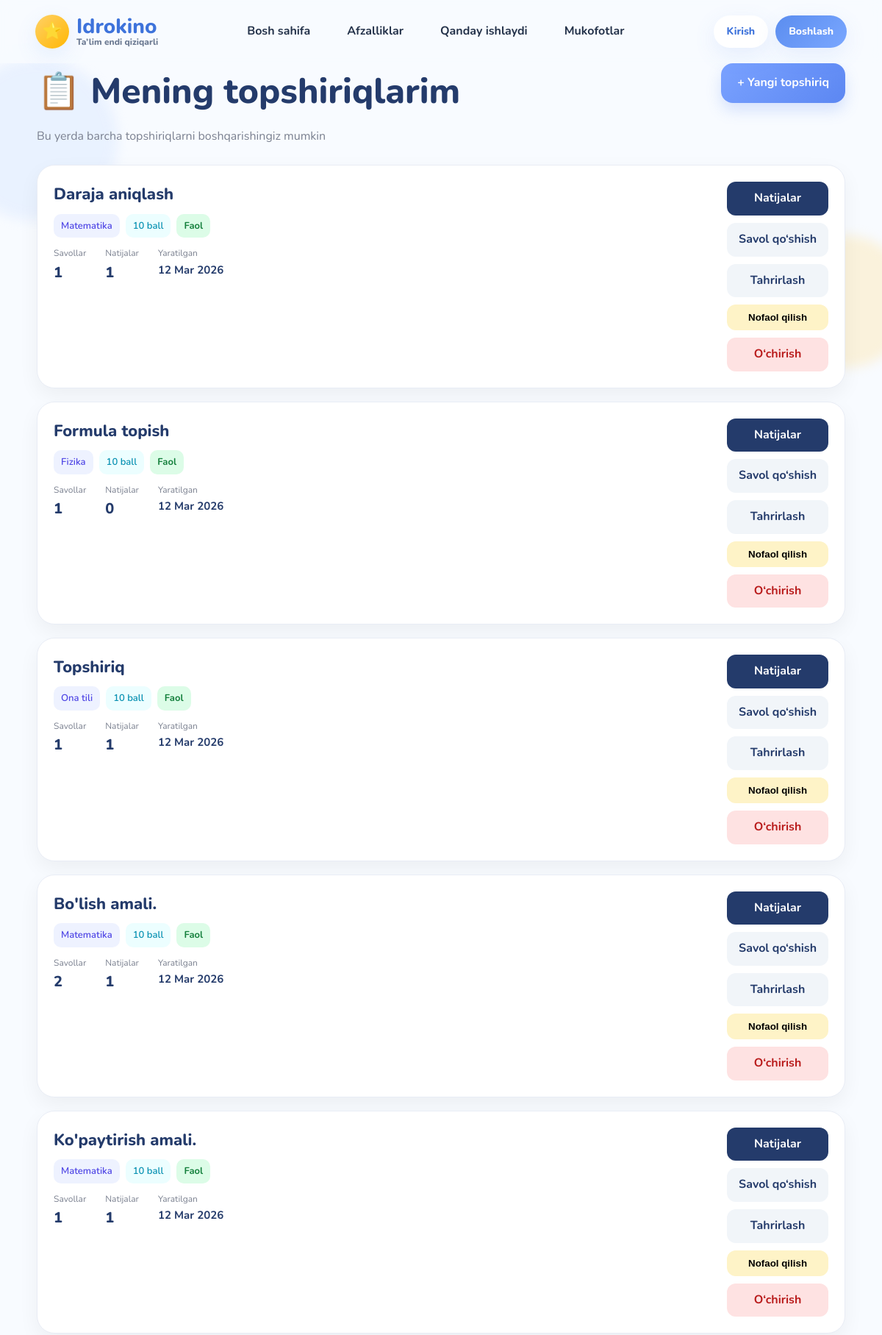
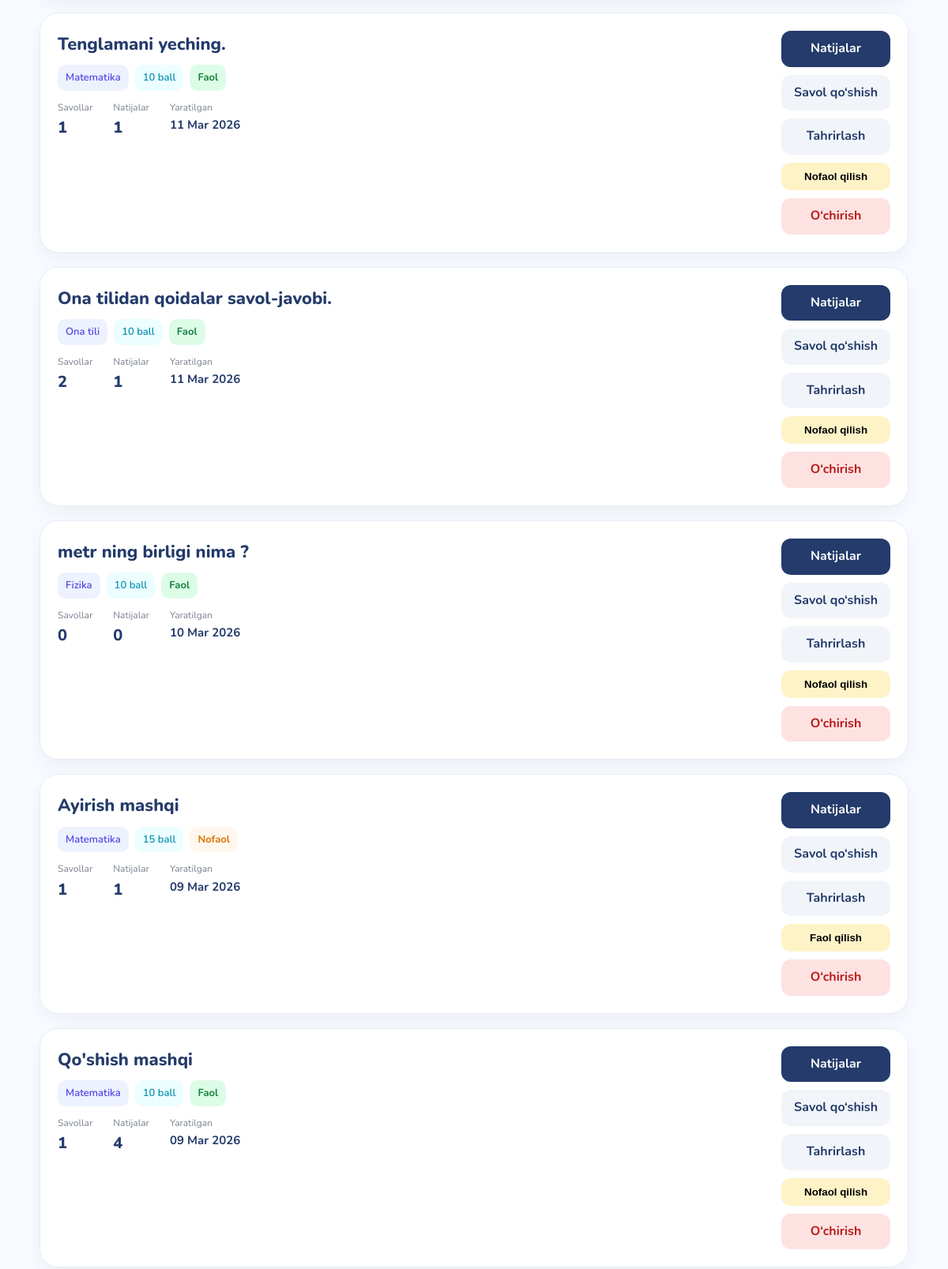
The page /teacher/assignments/ (signed in, upper part) on the database its author committed (2 pictures, top to bottom).
### academics/models.py (models this page shows, shortened)
class Assignment(models.Model):
    subject = models.ForeignKey(
        Subject,
        on_delete=models.CASCADE,
        related_name="assignments"
    )
    title = models.CharField(max_length=200)
    description = models.TextField(blank=True)
    points = models.IntegerField(default=10)
    created_at = models.DateTimeField(auto_now_add=True)
    is_active = models.BooleanField(default=True)

class Subject(models.Model):
    title = models.CharField(max_length=100)
    class_group = models.ForeignKey(
        ClassGroup,
        on_delete=models.CASCADE,
        related_name="subjects"
    )
    teacher = models.ForeignKey(
        User,
        on_delete=models.CASCADE,
        limit_choices_to={'role': 'teacher'},
        related_name="subjects"
    )
    image = models.ImageField(upload_to="subjects/", blank=True, null=True)

### teachers/views.py (the view)
    def wrapper(request, *args, **kwargs):
        if not request.user.is_authenticated:
            return redirect("login")
        if request.user.role != "teacher":
            return HttpResponseForbidden("Bu sahifa faqat o‘qituvchilar uchun.")
        return view_func(request, *args, **kwargs)

### teachers/views.py (called while the page is built)
def teacher_required(view_func):
    def wrapper(request, *args, **kwargs):
        if not request.user.is_authenticated:
            return redirect("login")
        if request.user.role != "teacher":
            return HttpResponseForbidden("Bu sahifa faqat o‘qituvchilar uchun.")
        return view_func(request, *args, **kwargs)
    return wrapper

@login_required
@teacher_required
def teacher_assignments(request):
    assignments = Assignment.objects.filter(
        subject__teacher=request.user
    ).select_related("subject").order_by("-created_at")
    context = {
        "assignments": assignments,
    }
    return render(request, "teachers/assignments_list.html", context)

### templates/teachers/assignments_list.html (shortened to what this page needs)
{% extends 'base/base.html' %}
{% block content %}
<div style="max-width:1100px; margin:0 auto; padding-bottom:40px;">
    <div style="display:flex; justify-content:space-between; align-items:flex-start; gap:20px; margin-bottom:26px; flex-wrap:wrap;">
        <div>
            <h1 style="font-size:48px; margin:0; font-weight:800; color:#243b6b;">
                📋 Mening topshiriqlarim
            </h1>
            <p style="margin-top:10px; color:#7b8190; font-size:16px;">
                Bu yerda barcha topshiriqlarni boshqarishingiz mumkin
            </p>
        </div>
        <a href="{% url 'create_assignment' %}"
           style="
           background:linear-gradient(135deg,#7aa2ff,#5c87f2);
           color:white;
           padding:14px 22px;
           border-radius:16px;
           text-decoration:none;
           font-weight:700;
           box-shadow:0 10px 20px rgba(92,135,242,0.22);
           ">
            + Yangi topshiriq
        </a>
    </div>
    <div style="display:grid; gap:18px;">
        {% for assignment in assignments %}
        <div style="
            background:white;
            border-radius:24px;
            padding:22px;
            border:1px solid #e8ecf5;
            box-shadow:0 10px 28px rgba(0,0,0,0.05);
            transition:0.25s;
        "
        onmouseover="this.style.transform='translateY(-3px)'"
        onmouseout="this.style.transform='translateY(0)'"
        >
            <div style="display:flex; justify-content:space-between; gap:18px; flex-wrap:wrap;">
                <div style="flex:1; min-width:260px;">
                    <h2 style="margin:0 0 8px 0; font-size:22px; font-weight:800; color:#243b6b;">
                        {{ assignment.title }}
                    </h2>
                    <div style="display:flex; flex-wrap:wrap; gap:8px; margin-bottom:12px;">
                        <span style="
                            background:#eef2ff;
                            color:#4f46e5;
                            padding:6px 10px;
                            border-radius:10px;
                            font-size:13px;
                            font-weight:600;">
                            {{ assignment.subject.title }}
                        </span>
                        <span style="
                            background:#ecfeff;
                            color:#0891b2;
                            padding:6px 10px;
                            border-radius:10px;
                            font-size:13px;
                            font-weight:600;">
                            {{ assignment.points }} ball
                        </span>
                        {% if assignment.is_active %}
                        <span style="
                            background:#dcfce7;
                            color:#15803d;
                            padding:6px 10px;
                            border-radius:10px;
                            font-size:13px;
                            font-weight:700;">
                            Faol
                        </span>
                        {% else %}
                        <span style="
                            background:#fff7ed;
                            color:#d97706;
                            padding:6px 10px;
                            border-radius:10px;
                            font-size:13px;
                            font-weight:700;">
                            Nofaol
                        </span>
                        {% endif %}
                    </div>
                    <div style="display:flex; gap:26px; flex-wrap:wrap; margin-top:10px;">
                        <div>
                            <div style="font-size:12px; color:#7b8190;">Savollar</div>
                            <div style="font-size:20px; font-weight:800; color:#243b6b;">
                                {{ assignment.questions.count }}
                            </div>
                        </div>
                        <div>
                            <div style="font-size:12px; color:#7b8190;">Natijalar</div>
                            <div style="font-size:20px; font-weight:800; color:#243b6b;">
                                {{ assignment.submissions.count }}
                            </div>
                        </div>
                        <div>
                            <div style="font-size:12px; color:#7b8190;">Yaratilgan</div>
                            <div style="font-size:15px; font-weight:700; color:#243b6b;">
                                {{ assignment.created_at|date:"d M Y" }}
                            </div>
                        </div>
                    </div>
                </div>
                <div style="display:flex; flex-direction:column; gap:10px;">
                    <a href="{% url 'assignment_submissions' assignment.id %}"
                       style="
                       background:#243b6b;
                       color:white;
                       padding:10px 16px;
                       border-radius:12px;
                       text-decoration:none;
                       font-weight:700;
                       text-align:center;
                       ">
                        Natijalar
                    </a>
                    <a href="{% url 'add_question' assignment.id %}"
                       style="
                       background:#f1f5f9;
                       padding:10px 16px;
                       border-radius:12px;
                       text-decoration:none;
                       font-weight:700;
                       color:#243b6b;
                       text-align:center;
                       ">
                        Savol qo‘shish
                    </a>
                    <a href="{% url 'assignment_edit' assignment.id %}"
                       style="
                       background:#f1f5f9;
                       padding:10px 16px;
                       border-radius:12px;
                       text-decoration:none;
                       font-weight:700;
                       color:#243b6b;
                       text-align:center;
                       ">
                        Tahrirlash
                    </a>
                    <form method="post" action="{% url 'assignment_toggle_active' assignment.id %}">
                        <button type="submit"
                                style="
                                width:100%;
                                border:none;
                                background:#fef3c7;
                                padding:10px;
                                border-radius:12px;
                                font-weight:700;
                                cursor:pointer;
                                ">
                            {% if assignment.is_active %}
                                Nofaol qilish
                            {% else %}
                                Faol qilish
                            {% endif %}
                        </button>
                    </form>
                    <a href="{% url 'assignment_delete' assignment.id %}"
                       style="
                       background:#fee2e2;
                       color:#b91c1c;
                       padding:10px;
                       border-radius:12px;
                       text-decoration:none;
                       font-weight:700;
                       text-align:center;
                       ">
                        O‘chirish
                    </a>
                </div>
            </div>
        </div>
        {% endfor %}
    </div>
</div>
{% endblock %}

### static/css/global.css (style rules this page uses)
:root { --primary: #5B8DEF; --primary-dark: #3E73DB; --secondary: #FFD166; --pink: #FF8FB1; --green: #7BD88F; --purple: #B799FF; --bg: #F8FBFF; --card: #FFFFFF; --text: #24324A; --muted: #6C7A92; --shadow: 0 10px 30px rgba(91, 141, 239, 0.12); --radius-xl: 28px; --radius-lg: 20px; --radius-md: 14px; }
* { margin: 0; padding: 0; box-sizing: border-box; }
body { font-family: 'Nunito', sans-serif; background: var(--bg); color: var(--text); line-height: 1.6; position: relative; overflow-x: hidden; }
a { text-decoration: none; color: inherit; }
html { scroll-behavior: smooth; }

### rows shown on the page
Assignment: title "Daraja aniqlash", subject "Matematika", points "10", is_active "Faol", questions.count "1", submissions.count "1", created_at "12 Mar 2026"
Assignment: title "Formula topish", subject "Fizika", points "10", is_active "Faol", questions.count "1", submissions.count "0", created_at "12 Mar 2026"
Assignment: title "Topshiriq", subject "Ona tili", points "10", is_active "Faol", questions.count "1", submissions.count "1", created_at "12 Mar 2026"
Assignment: title "Bo'lish amali.", subject "Matematika", points "10", is_active "Faol", questions.count "2", submissions.count "1", created_at "12 Mar 2026"
Assignment: title "Ko'paytirish amali.", subject "Matematika", points "10", is_active "Faol", questions.count "1", submissions.count "1", created_at "12 Mar 2026"
Assignment: title "Tenglamani yeching.", subject "Matematika", points "10", is_active "Faol", questions.count "1", submissions.count "1", created_at "11 Mar 2026"
Assignment: title "Ona tilidan qoidalar savol-javobi.", subject "Ona tili", points "10", is_active "Faol", questions.count "2", submissions.count "1", created_at "11 Mar 2026"
Assignment: title "metr ning birligi nima ?", subject "Fizika", points "10", is_active "Faol", questions.count "0", submissions.count "0", created_at "10 Mar 2026"
Assignment: title "Ayirish mashqi", subject "Matematika", points "15", is_active "Nofaol", questions.count "1", submissions.count "1", created_at "09 Mar 2026"
Assignment: title "Qo'shish mashqi", subject "Matematika", points "10", is_active "Faol", questions.count "1", submissions.count "4", created_at "09 Mar 2026"
